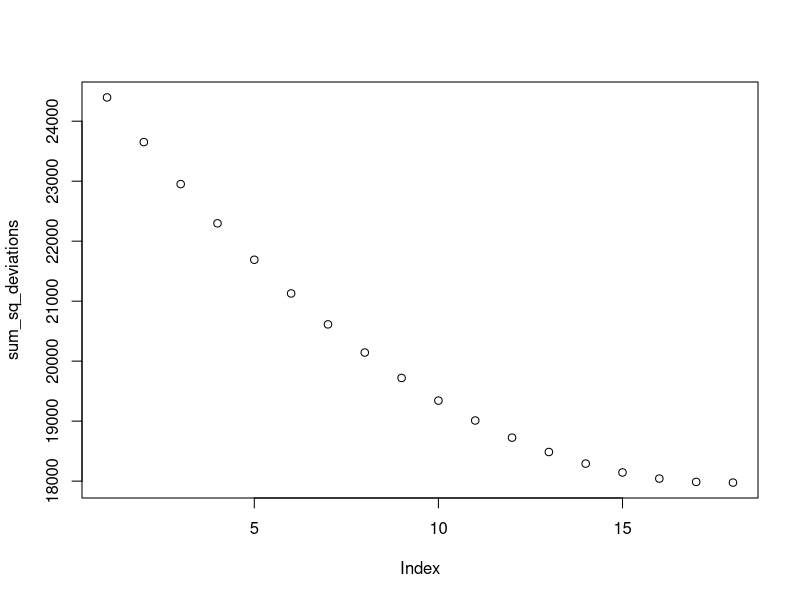
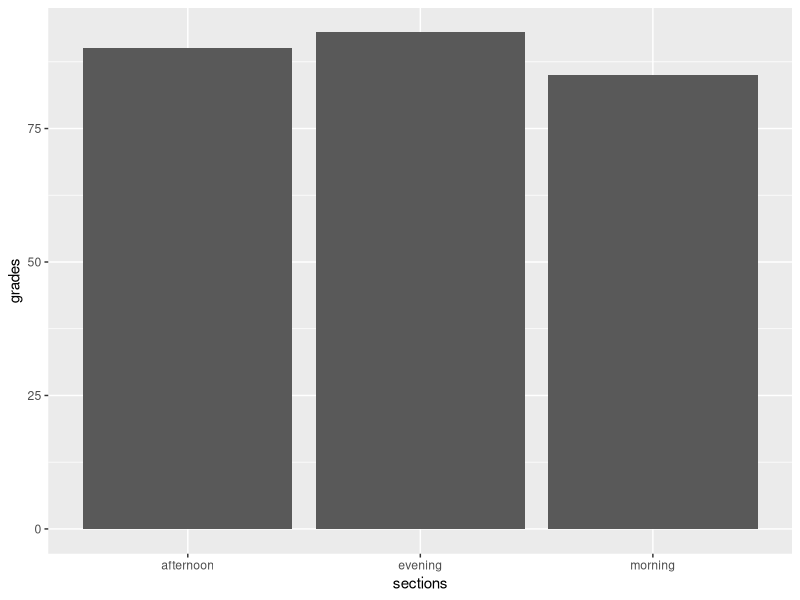

Write R code to recreate these figures, in order.
## ---- chunk 1
scores  <-c(2,4,6,7,7,7,3,4,6,7,8,89,5,3,57,8,99,0,4,34,57,8,3)

#numbers_to_test <- min(scores):max(scores)

numbers_to_test <-c(seq (1,mean(scores),.1))

sum_sq_deviations <-c(mean(scores)) # create an empty vector to store sums
for(i in numbers_to_test) {sum_sq_deviations[i] <- sum((scores-i)^2)

numbers_to_test <- c(2,4,6,7,7,7,3,4,6,7, mean(scores), 89,57,99,34,57)}

plot (sum_sq_deviations)
## ---- chunk 2
sum(sum(scores)/length(scores))
mean(scores)
## ---- chunk 3
#variance 
sum (sum_sq_deviations[i] /(length(scores)-1))
var(scores)

#standard deviation
sum(sqrt(sum_sq_deviations[i] /(length(scores)-1)))
sd(scores)


## ---- chunk 4

sections<-c("morning","afternoon","evening")
grades<-c(85,90,93)

my_data <- data.frame(sections, grades)

library(ggplot2)

ggplot(my_data, aes(x=sections, y=grades)) +
  geom_bar(stat="identity")

## ---- chunk 5

